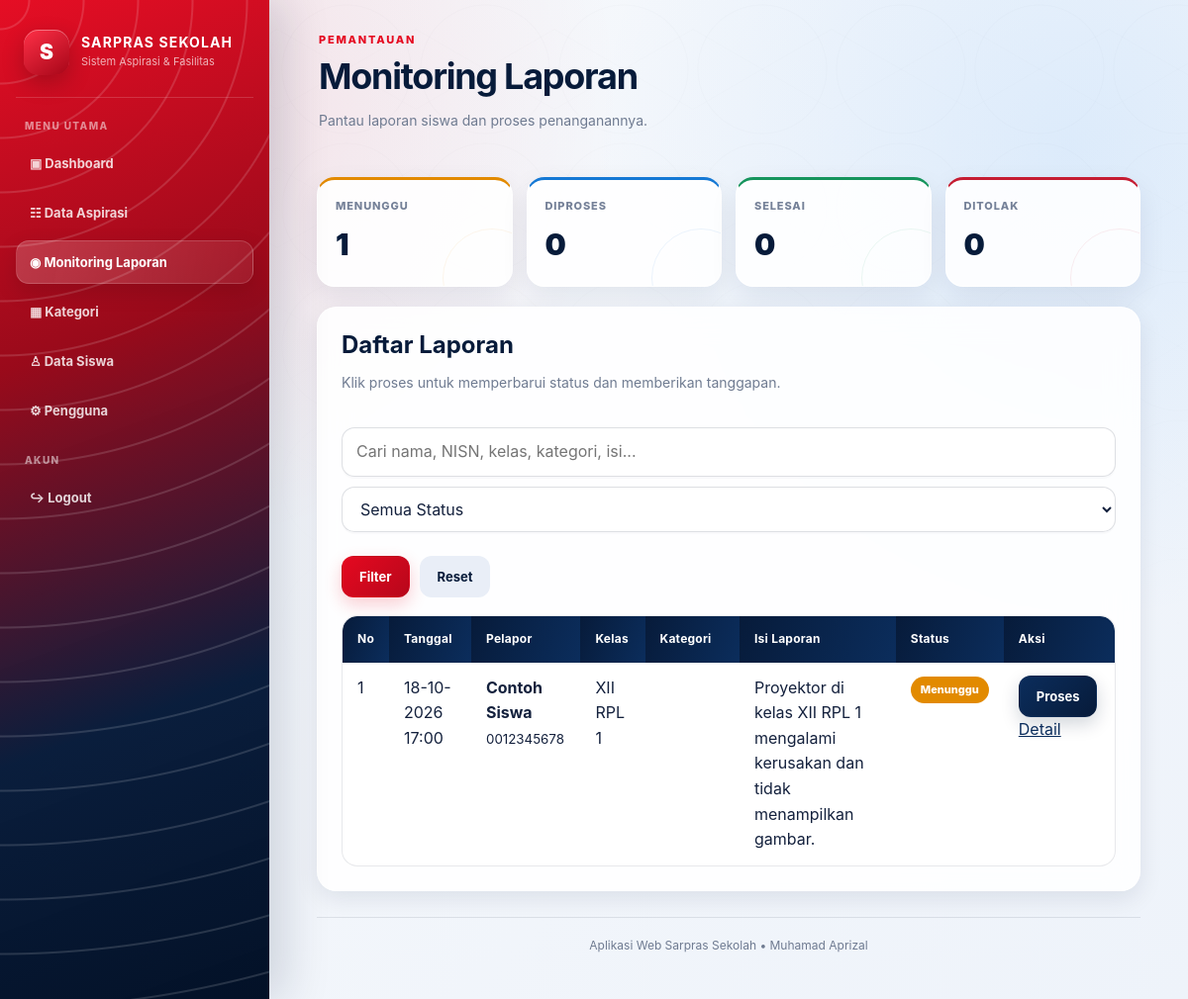
The app's page /monitoring.php (signed in) with its own data.
### tables this page shows
CREATE TABLE `id_aspirasi` (
    `id_aspirasi` INT AUTO_INCREMENT PRIMARY KEY,
    `tanggal` DATETIME NOT NULL,
    `id_siswa` INT NOT NULL,
    `kategori` VARCHAR(100) NOT NULL,
    `isi_aspirasi` TEXT NOT NULL,
    `status` ENUM('Menunggu','Diproses','Selesai','Ditolak') NOT NULL DEFAULT 'Menunggu',
    CONSTRAINT `fk_aspirasi_siswa`
        FOREIGN KEY (`id_siswa`) REFERENCES `siswa`(`id_siswa`)
        ON UPDATE CASCADE ON DELETE CASCADE,
    INDEX (`id_siswa`),
    INDEX (`status`)
);

CREATE TABLE `siswa` (
    `id_siswa` INT AUTO_INCREMENT PRIMARY KEY,
    `nisn` VARCHAR(20) NOT NULL UNIQUE,
    `nama_siswa` VARCHAR(100) NOT NULL,
    `kelas` VARCHAR(30) NOT NULL,
    `jurusan` VARCHAR(100) NOT NULL,
    `alamat` TEXT NULL,
    `password` VARCHAR(255) NOT NULL,
    `created_at` TIMESTAMP DEFAULT CURRENT_TIMESTAMP
);

### monitoring.php (the view, shortened to what this page needs)
<?php
require_once "conection.php";
require_once "laporan_helper.php";
$q = trim($_GET['q'] ?? '');
$sql = "
    SELECT
        a.id_aspirasi,
        a.tanggal,
        a.kategori,
        a.isi_aspirasi,
        a.status,
        s.id_siswa,
        s.nisn,
        s.nama_siswa,
        s.kelas,
        s.jurusan
    FROM id_aspirasi a
    INNER JOIN siswa s ON s.id_siswa = a.id_siswa
";
$sql .= " ORDER BY a.id_aspirasi DESC";
$stmt = $conn->prepare($sql);
$stmt->execute();
$result = $stmt->get_result();
$count = array_fill_keys(STATUS_LAPORAN, 0);
$countStmt = $conn->query("SELECT status, COUNT(*) AS jumlah FROM id_aspirasi GROUP BY status");
if ($countStmt) {
    while ($row = $countStmt->fetch_assoc()) {
        if (isset($count[$row['status']])) {
            $count[$row['status']] = (int)$row['jumlah'];
        }
    }
}
?>
<!doctype html>
<html lang="id">
<head>
<link rel="stylesheet" href="./data.css?v=spiderman2026">
<link rel="stylesheet" href="./laporan.css?v=spiderman2026">
</head>
<body>
<div class="app">
<?php include "header.php"; ?>
<div class="topbar">
    <div>
        <p class="eyebrow">PEMANTAUAN</p>
        <h1>Monitoring Laporan</h1>
        <p class="subtitle">Pantau laporan siswa dan proses penanganannya.</p>
    </div>
</div>
<div class="stat-row">
    <?php foreach (STATUS_LAPORAN as $s): ?>
        <div class="stat-box <?= strtolower($s) ?>">
            <div class="label"><?= htmlspecialchars($s) ?></div>
            <div class="num"><?= $count[$s] ?></div>
        </div>
    <?php endforeach; ?>
</div>
<div class="panel">
    <div class="card-head">
        <div>
            <h2>Daftar Laporan</h2>
            <p class="subtitle">Klik proses untuk memperbarui status dan memberikan tanggapan.</p>
        </div>
    </div>
    <form method="get" style="display:flex;gap:10px;flex-wrap:wrap;margin-bottom:18px">
        <input
            class="input-search"
            type="search"
            name="q"
            value="<?= htmlspecialchars($q) ?>"
            placeholder="Cari nama, NISN, kelas, kategori, isi..."
        >
        <select name="status">
            <option value="">Semua Status</option>
        </select>
        <button class="btn btn-primary" type="submit">Filter</button>
        <a class="btn btn-secondary" href="monitoring.php">Reset</a>
    </form>
    <div class="table-wrap">
        <table>
            <thead>
                <tr>
                    <th>No</th>
                    <th>Tanggal</th>
                    <th>Pelapor</th>
                    <th>Kelas</th>
                    <th>Kategori</th>
                    <th>Isi Laporan</th>
                    <th>Status</th>
                    <th>Aksi</th>
                </tr>
            </thead>
            <tbody>
            <?php if ($result->num_rows): ?>
                <?php $no = 1; ?>
                <?php while ($row = $result->fetch_assoc()): ?>
                    <tr>
                        <td><?= $no++ ?></td>
                        <td><?= htmlspecialchars(tgl_indo($row['tanggal'])) ?></td>
                        <td>
                            <b><?= htmlspecialchars($row['nama_siswa']) ?></b><br>
                            <small><?= htmlspecialchars($row['nisn']) ?></small>
                        </td>
                        <td><?= htmlspecialchars($row['kelas']) ?></td>
                        <td><span class="badge"><?= htmlspecialchars($row['kategori']) ?></span></td>
                        <td><?= nl2br(htmlspecialchars($row['isi_aspirasi'])) ?></td>
                        <td><?= badge_status($row['status']) ?></td>
                        <td>
                            <a class="btn-edit" href="proses_laporan.php?id=<?= (int)$row['id_aspirasi'] ?>">Proses</a>
                            <a href="detail_laporan.php?id=<?= (int)$row['id_aspirasi'] ?>">Detail</a>
                        </td>
                    </tr>
                <?php endwhile; ?>
            <?php else: ?>
                <tr>
                    <td colspan="8" class="empty">Belum ada laporan yang sesuai.</td>
                </tr>
            <?php endif; ?>
            </tbody>
        </table>
    </div>
</div>
<?php include "footer.php"; ?>
</div>
</body>
</html>

### laporan_helper.php (shortened to what this page needs)
<?php
function badge_status(string $status): string {
    $kelas = 'status-' . strtolower($status);
    return '<span class="status ' . $kelas . '">' . htmlspecialchars($status) . '</span>';
}
function tgl_indo(?string $datetime): string {
    return date('d-m-Y H:i', strtotime($datetime));
}

### laporan.css (style rules this page uses)
.stat-row { display:grid; grid-template-columns:repeat(4,minmax(0,1fr)); gap:14px; margin:4px 0 20px; }
.stat-box { position:relative; overflow:hidden; min-height:108px; padding:18px; border:1px solid rgba(255,255,255,.85); border-radius:18px; background:rgba(255,255,255,.88); box-shadow:0 10px 28px rgba(7,27,58,.08); transition:transform .28s cubic-bezier(.22,1,.36,1),box-shadow .28s cubic-bezier(.22,1,.36,1); }
.stat-box::after { content:""; position:absolute; right:-30px; bottom:-42px; width:100px; height:100px; border:1px solid currentColor; border-radius:50%; opacity:.08; }
.stat-box .label { color:#758198; font-size:11px; font-weight:800; letter-spacing:.08em; text-transform:uppercase; }
.stat-box .num { margin-top:5px; color:#071b3a; font-size:30px; font-weight:900; letter-spacing:-.04em; }
.stat-box.menunggu { color:#e28a00; border-top:3px solid #e28a00; }
.stat-box.diproses { color:#1478d4; border-top:3px solid #1478d4; }
.stat-box.selesai { color:#15945c; border-top:3px solid #15945c; }
.stat-box.ditolak { color:#c51c31; border-top:3px solid #c51c31; }

### records on screen
id_aspirasi: tanggal "18-10-2026 17:00", id_siswa.nama_siswa "Contoh Siswa", id_siswa.nisn "0012345678", id_siswa.kelas "XII RPL 1", isi_aspirasi "Proyektor di kelas XII RPL 1 mengalami kerusakan dan tidak menampilkan gambar.", status "Menunggu"

### other values on screen
$s "MENUNGGU"
$count[$s] "1"
$s "DIPROSES"
$count[$s] "0"
$s "SELESAI"
$s "DITOLAK"
